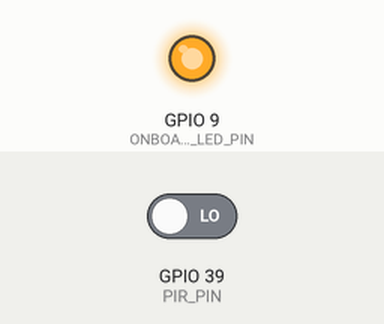
The sketch below on a simulated ESP32-S3. Shown: output pins drawn as LEDs (lit = HIGH). The test bench sets the inputs (shaded band); at power-on: GPIO 39 (PIR_PIN) LOW. WiFi joins after 1.5 s; servers stay silent unless stated; uploads are accepted with an empty reply; what the sketch prints to the serial monitor is not drawn.

Above: at 0.8 s.
At 5.2 s:
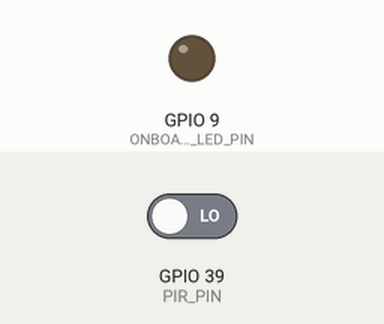
5.3 s: GPIO 39 (PIR_PIN) driven HIGH
Timing chart, 0 to 8.3 s (numbered marks = the images above; inputs shaded):
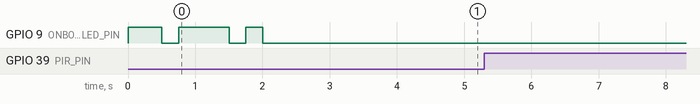

The sketch:

Intrusion_Detection.ino
```cpp
/*
* INTRUSION DETECTION CONTROL-------------------
* Detect motion using:
*  -> PIR sensor
* ANGAZA ELIMU - SH.PROJECT V2.0 / 023
* ----------------------------------------
*/
//---------------------Support libraries and sensor parameters.
#include <WiFi.h>
#include <HTTPClient.h>
#include <Arduino_JSON.h>
//#include <ESP32Servo.h>
#include <WiFiClientSecure.h>
#include "secrets.h"
#include "pin_configurations.h"
int pinStateCurrent   = LOW;  // current state of pin
int pinStatePrevious  = LOW;  // previous state of pin
//----------------------------------------

//----------------------------------------Control variables.
const char* server_url="https://smart-home-iot.angazaelimu.com/api/pirsensor_state_update";
WiFiClientSecure *client = new WiFiClientSecure;
String pir_sensor_status;
String httpRequestData;
int httpResponseCode;
HTTPClient https;
String payload;
//----------------------------------------

void setup() {
Serial.begin(115200);
pinMode(PIR_PIN, INPUT);  // set ESP32 pin to input mode to read value from OUTPUT pin of sensor

// wifi network init
WiFi.begin(SSID,PASSWORD);

// pins functionality and init states definition
pinMode(ONBOARD_LED_PIN,OUTPUT);     //--> On Board LED port Direction output
digitalWrite(ONBOARD_LED_PIN, HIGH); //--> Turn off Led On Board

// wifi connect
Serial.print("Connecting.");
while (WiFi.status() != WL_CONNECTED) {
  delay(500);
  Serial.print(".");
  //----------------------------------------Make the On Board Flashing LED on the process of connecting to the wifi router.
  digitalWrite(ONBOARD_LED_PIN, LOW);
  delay(250);
  digitalWrite(ONBOARD_LED_PIN, HIGH);
  delay(250);
  //----------------------------------------
}
//----------------------------------------
digitalWrite(ONBOARD_LED_PIN, LOW); //--> Turn off the On Board LED when it is connected to the wifi router.
//----------------------------------------If successfully connected to the wifi router, the IP Address that will be visited is displayed in the serial monitor
Serial.println("");
Serial.print("Successfully connected to : ");
Serial.println(SSID);
Serial.print("IP address: ");
Serial.println(WiFi.localIP());
Serial.println();
delay(1000);

// server initialization
Serial.println("Server started");
Serial.println(WiFi.localIP());
Serial.println("");
Serial.print("connecting...");
delay(1000);
}

void loop() {

  // pir sensor control
  pinStatePrevious = pinStateCurrent; // store old state
  pinStateCurrent = digitalRead(PIR_PIN);   // read new state

  if(client){
    // set secure client
    client->setCACert(root_cacert);

    //Initializing an HTTPS communication using the secure client
    Serial.print("[HTTPS] begin...\n");
    if(https.begin(*client, server_url)){

      if (pinStatePrevious == LOW && pinStateCurrent == HIGH) {   // pin state change: LOW -> HIGH
        Serial.println("Motion detected!");
        pir_sensor_status = "1"; // set sensor state
      }else{
        Serial.println("No notion detected!");
        pir_sensor_status = "0"; // set sensor state
      }

      // get server response
      httpGETRequest(server_url);

    }
    else {
      Serial.printf("[HTTPS] Unable to connect\n");
    }
  }
  else {
    Serial.printf("[HTTPS] Unable to connect\n");
  }
  delay(3000);
}

//  GET request function
String httpGETRequest(const char* serverName) {

  //Specify content-type header
  https.addHeader("Content-Type", "application/x-www-form-urlencoded");

  //----------------------------------------Prepare HTTP Request
  // Prepare POST request data
  httpRequestData = "pir_sensor_API_KEY=" + String(API_KEY) + "&pir_status=" + pir_sensor_status + "";
  // Send POST request
  httpResponseCode = https.POST(httpRequestData);
  Serial.print("\nPost request data: ");
  Serial.print(httpRequestData);
  Serial.println("");
  //----------------------------------------

  //----------------------------------------GET HTTP Request
  if (httpResponseCode == 200) { //initialize payload if GET data is available
    Serial.print("HTTP Response code: ");
    Serial.println(httpResponseCode);
    payload = https.getString();
  }
  else {                      //error if no GET data
    Serial.print("Error code: ");
    Serial.println(httpResponseCode);
  }
  // Free resources
  https.end();

  return payload;
  //----------------------------------------
}
```

secrets.h
```cpp
#define SSID ""
#define PASSWORD ""
#define API_KEY  ""
/*
 * server auth CA certificate key
 * ------DO NOT EDIT--------
 */

const char* root_cacert = \
"-----BEGIN CERTIFICATE-----\n" \
"MIIFazCCA1OgAwIBAgIRAIIQz7DSQONZRGPgu2OCiwAwDQYJKoZIhvcNAQELBQAw\n" \
"TzELMAkGA1UEBhMCVVMxKTAnBgNVBAoTIEludGVybmV0IFNlY3VyaXR5IFJlc2Vh\n" \
"cmNoIEdyb3VwMRUwEwYDVQQDEwxJU1JHIFJvb3QgWDEwHhcNMTUwNjA0MTEwNDM4\n" \
"WhcNMzUwNjA0MTEwNDM4WjBPMQswCQYDVQQGEwJVUzEpMCcGA1UEChMgSW50ZXJu\n" \
"ZXQgU2VjdXJpdHkgUmVzZWFyY2ggR3JvdXAxFTATBgNVBAMTDElTUkcgUm9vdCBY\n" \
"MTCCAiIwDQYJKoZIhvcNAQEBBQADggIPADCCAgoCggIBAK3oJHP0FDfzm54rVygc\n" \
"h77ct984kIxuPOZXoHj3dcKi/vVqbvYATyjb3miGbESTtrFj/RQSa78f0uoxmyF+\n" \
"0TM8ukj13Xnfs7j/EvEhmkvBioZxaUpmZmyPfjxwv60pIgbz5MDmgK7iS4+3mX6U\n" \
"A5/TR5d8mUgjU+g4rk8Kb4Mu0UlXjIB0ttov0DiNewNwIRt18jA8+o+u3dpjq+sW\n" \
"T8KOEUt+zwvo/7V3LvSye0rgTBIlDHCNAymg4VMk7BPZ7hm/ELNKjD+Jo2FR3qyH\n" \
"B5T0Y3HsLuJvW5iB4YlcNHlsdu87kGJ55tukmi8mxdAQ4Q7e2RCOFvu396j3x+UC\n" \
"B5iPNgiV5+I3lg02dZ77DnKxHZu8A/lJBdiB3QW0KtZB6awBdpUKD9jf1b0SHzUv\n" \
"KBds0pjBqAlkd25HN7rOrFleaJ1/ctaJxQZBKT5ZPt0m9STJEadao0xAH0ahmbWn\n" \
"OlFuhjuefXKnEgV4We0+UXgVCwOPjdAvBbI+e0ocS3MFEvzG6uBQE3xDk3SzynTn\n" \
"jh8BCNAw1FtxNrQHusEwMFxIt4I7mKZ9YIqioymCzLq9gwQbooMDQaHWBfEbwrbw\n" \
"qHyGO0aoSCqI3Haadr8faqU9GY/rOPNk3sgrDQoo//fb4hVC1CLQJ13hef4Y53CI\n" \
"rU7m2Ys6xt0nUW7/vGT1M0NPAgMBAAGjQjBAMA4GA1UdDwEB/wQEAwIBBjAPBgNV\n" \
"HRMBAf8EBTADAQH/MB0GA1UdDgQWBBR5tFnme7bl5AFzgAiIyBpY9umbbjANBgkq\n" \
"hkiG9w0BAQsFAAOCAgEAVR9YqbyyqFDQDLHYGmkgJykIrGF1XIpu+ILlaS/V9lZL\n" \
"ubhzEFnTIZd+50xx+7LSYK05qAvqFyFWhfFQDlnrzuBZ6brJFe+GnY+EgPbk6ZGQ\n" \
"3BebYhtF8GaV0nxvwuo77x/Py9auJ/GpsMiu/X1+mvoiBOv/2X/qkSsisRcOj/KK\n" \
"NFtY2PwByVS5uCbMiogziUwthDyC3+6WVwW6LLv3xLfHTjuCvjHIInNzktHCgKQ5\n" \
"ORAzI4JMPJ+GslWYHb4phowim57iaztXOoJwTdwJx4nLCgdNbOhdjsnvzqvHu7Ur\n" \
"TkXWStAmzOVyyghqpZXjFaH3pO3JLF+l+/+sKAIuvtd7u+Nxe5AW0wdeRlN8NwdC\n" \
"jNPElpzVmbUq4JUagEiuTDkHzsxHpFKVK7q4+63SM1N95R1NbdWhscdCb+ZAJzVc\n" \
"oyi3B43njTOQ5yOf+1CceWxG1bQVs5ZufpsMljq4Ui0/1lvh+wjChP4kqKOJ2qxq\n" \
"4RgqsahDYVvTH9w7jXbyLeiNdd8XM2w9U/t7y0Ff/9yi0GE44Za4rF2LN9d11TPA\n" \
"mRGunUHBcnWEvgJBQl9nJEiU0Zsnvgc/ubhPgXRR4Xq37Z0j4r7g1SgEEzwxA57d\n" \
"emyPxgcYxn/eR44/KJ4EBs+lVDR3veyJm+kXQ99b21/+jh5Xos1AnX5iItreGCc=\n" \
"-----END CERTIFICATE-----\n" ;
```

pin_configurations.h
```cpp
#define PUSH_BUTTON_PIN 4 //A1
#define PUSH_BUTTON_PIN 40  //D1
#define WATER_LEVEL_PIN 5 //A2
#define LDR_PIN 6 //A3
#define DHT_PIN 7 //A4
#define ONBOARD_LED_PIN 9
#define BUZZER_PIN 15 //A5
#define INA_PIN 38  //D3
#define INB_PIN 35  //D4
#define MQ2_PIN 34  //A8
#define PIR_PIN 39  //D2

#define RED_PIN 16  //A6
#define BLUE_PIN 19  //A7
#define GREEN_PIN 33  //A9

#define LRCL_PIN 17  //LRCL
#define BCLK_PIN 18  //BCLK
#define DOUT_PIN 8  //DOUT

#define I2C_SCL 2  //SCL
#define I2C_SDA 42  //SDA
```

Measured:
- after the input at 5.3 s, every drawn part: stays the same
